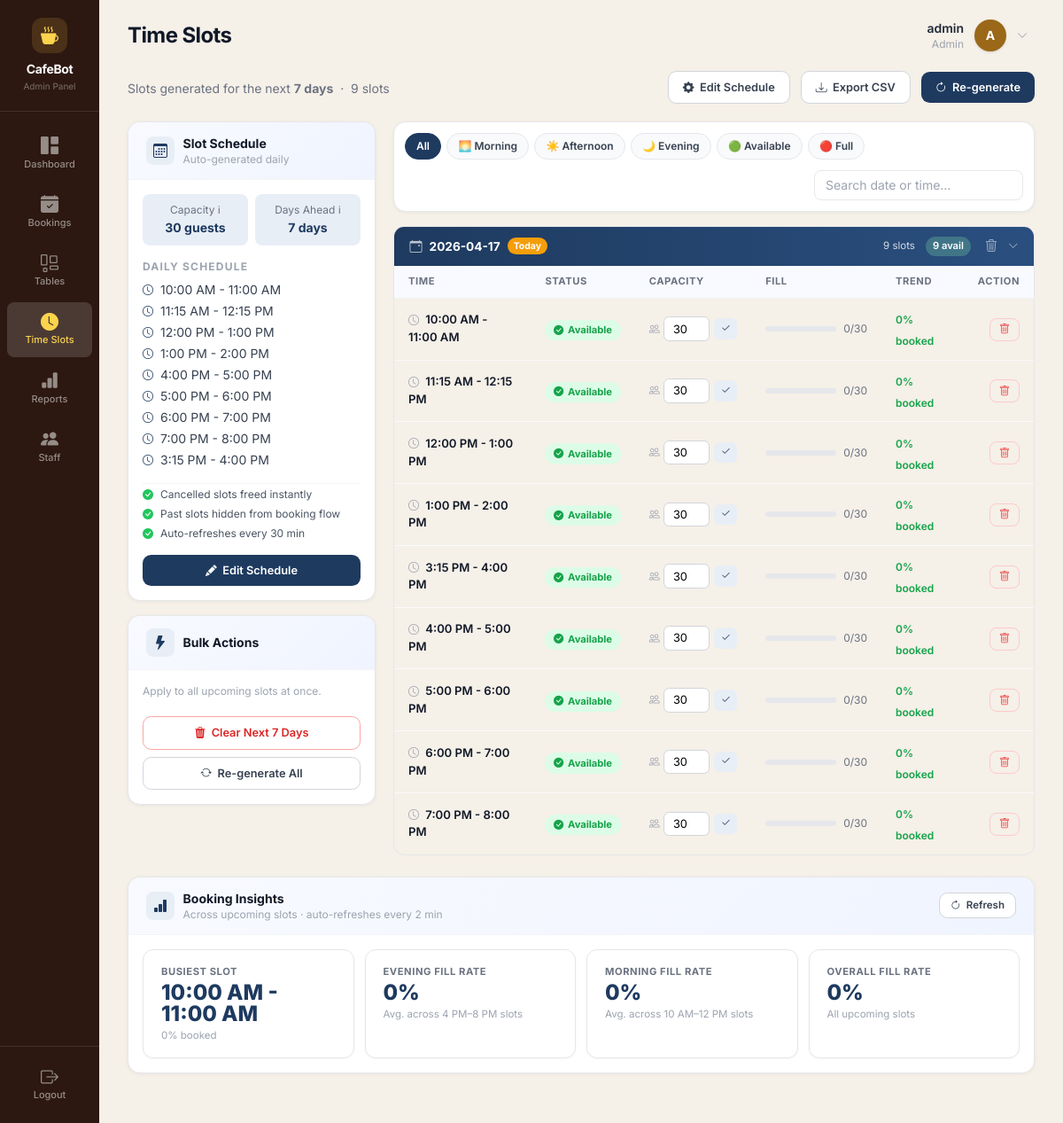
The page /admin/slots (signed in) on the database its author committed.
### tables this page shows
CREATE TABLE time_slots (
            id INTEGER PRIMARY KEY AUTOINCREMENT,
            date TEXT NOT NULL,
            slot_time TEXT NOT NULL,
            total_capacity INTEGER NOT NULL,
            available_seats INTEGER NOT NULL
        , max_guests INTEGER DEFAULT 30);

### admin.py (the view, shortened to what this page needs)
@admin_bp.route('/slots', methods=['GET', 'POST'])
@admin_required
def manage_slots():
    slots = db.get_slots_with_bookings()
    cfg = db.load_slot_config()
    from utils import get_cafe_date
    today_str = str(get_cafe_date())
    return render_template(
        'slots.html',
        slots=slots,
        schedule=cfg['schedule'],
        capacity=cfg['capacity'],
        days_ahead=cfg['days_ahead'],
        today_str=today_str,
    )

### templates/slots.html (shortened to what this page needs)
{% extends "base.html" %}
{% block content %}
{% set now_str = today_str %}
<div class="flex items-center justify-between mb-5 flex-wrap gap-3">
  <div>
    <p class="text-sm text-gray-500 mt-0.5">
      Slots generated for the next <strong>{{ days_ahead }} days</strong>
      &nbsp;·&nbsp; {{ slots|length }} slot{{ 's' if slots|length != 1 }}
    </p>
  </div>
  <div class="slot-action-bar">
    <button class="btn-outline" onclick="openScheduleModal()">
      <i class="bi bi-gear-fill"></i> Edit Schedule
    </button>
    <a href="{{ url_for('admin.export_slots_csv') }}" class="btn-outline">
      <i class="bi bi-download"></i> Export CSV
    </a>
    <form method="POST" action="{{ url_for('admin.regenerate_slots') }}" class="m-0">
      <button type="submit" class="btn-navy">
        <i class="bi bi-arrow-clockwise"></i> Re-generate
      </button>
    </form>
  </div>
</div>
<div class="flex gap-5 two-col mb-6" style="align-items:flex-start;">
  <div style="width:280px;flex-shrink:0;">
    <div class="panel-card">
      <div class="card-header">
        <div class="card-header-icon"><i class="bi bi-calendar3"></i></div>
        <div>
          <div class="font-bold text-sm text-gray-900">Slot Schedule</div>
          <div class="text-xs text-gray-400">Auto-generated daily</div>
        </div>
      </div>
      <div class="p-4 space-y-4">
        <div class="grid grid-cols-2 gap-2">
          <div class="rounded-lg p-2.5 text-center" style="background:var(--navy-muted);">
            <div class="text-xs text-gray-500 mb-0.5">
              <span data-tooltip="Max guests per time slot">Capacity ℹ</span>
            </div>
            <div class="font-bold text-sm" style="color:var(--navy);">{{ capacity }} guests</div>
          </div>
          <div class="rounded-lg p-2.5 text-center" style="background:var(--navy-muted);">
            <div class="text-xs text-gray-500 mb-0.5">
              <span data-tooltip="How many days ahead slots are generated">Days Ahead ℹ</span>
            </div>
            <div class="font-bold text-sm" style="color:var(--navy);">{{ days_ahead }} days</div>
          </div>
        </div>
        <div>
          <p class="text-xs font-bold text-gray-400 uppercase tracking-widest mb-2">Daily Schedule</p>
          <ul class="space-y-1">
            {% for s in schedule %}
            <li class="flex items-center gap-2 text-sm text-gray-700">
              <i class="bi bi-clock text-xs" style="color:var(--navy);"></i> {{ s }}
            </li>
            {% endfor %}
          </ul>
        </div>
        <div class="space-y-1.5 pt-1 border-t border-gray-100">
          <div class="flex items-center gap-2 text-xs text-gray-600">
            <i class="bi bi-check-circle-fill text-green-500"></i>
            Cancelled slots freed instantly
          </div>
          <div class="flex items-center gap-2 text-xs text-gray-600">
            <i class="bi bi-check-circle-fill text-green-500"></i>
            Past slots hidden from booking flow
          </div>
          <div class="flex items-center gap-2 text-xs text-gray-600">
            <i class="bi bi-check-circle-fill text-green-500"></i>
            Auto-refreshes every 30 min
          </div>
        </div>
        <button class="btn-navy w-full justify-center" onclick="openScheduleModal()">
          <i class="bi bi-pencil-fill"></i> Edit Schedule
        </button>
      </div>
    </div>
    <div class="panel-card mt-4">
      <div class="card-header">
        <div class="card-header-icon"><i class="bi bi-lightning-fill"></i></div>
        <div class="font-bold text-sm text-gray-900">Bulk Actions</div>
      </div>
      <div class="p-4 space-y-2">
        <p class="text-xs text-gray-400 mb-3">Apply to all upcoming slots at once.</p>
        <button class="btn-danger-outline w-full justify-center"
                onclick="confirmAction('clear_week','Delete ALL upcoming slots? This cannot be undone.')">
          <i class="bi bi-trash3-fill"></i> Clear Next {{ days_ahead }} Days
        </button>
        <form method="POST" action="{{ url_for('admin.regenerate_slots') }}" class="m-0">
          <button type="submit" class="btn-outline w-full justify-center">
            <i class="bi bi-arrow-repeat"></i> Re-generate All
          </button>
        </form>
      </div>
    </div>
  </div>
  <div class="flex-1 min-w-0">
    <div class="panel-card mb-4">
      <div class="p-3 flex items-center gap-3 flex-wrap">
        <div class="filter-chips" id="filterChips">
          <button class="chip active" data-filter="all">All</button>
          <button class="chip" data-filter="morning">🌅 Morning</button>
          <button class="chip" data-filter="afternoon">☀️ Afternoon</button>
          <button class="chip" data-filter="evening">🌙 Evening</button>
          <button class="chip" data-filter="available">🟢 Available</button>
          <button class="chip" data-filter="full">🔴 Full</button>
        </div>
        <div class="ml-auto">
          <input type="text" id="slotSearch" placeholder="Search date or time…"
                 class="text-sm border border-gray-200 rounded-lg px-3 py-1.5 focus:outline-none focus:border-blue-400"
                 oninput="applyFilter()">
        </div>
      </div>
    </div>
    {% if slots %}
      {% set ns = namespace(prev_date=None, date_slots=[]) %}
      {% set grouped = {} %}
      {% for slot in slots %}
        {% if slot.date not in grouped %}
          {% set _ = grouped.update({slot.date: []}) %}
        {% endif %}
        {% set _ = grouped[slot.date].append(slot) %}
      {% endfor %}
      <div id="slotGroups" class="space-y-3">
      {% for day_date, day_slots in grouped.items() %}
        {% set total = day_slots|length %}
        {% set full_count = day_slots | selectattr('fill_pct', '>=', 100) | list | length %}
        {% set avail_count = total - full_count %}
        {% set is_past = day_date < now_str %}
        <div class="day-group slot-day-group"
             data-date="{{ day_date }}"
             data-past="{{ 'true' if is_past else 'false' }}">
          <div class="day-header" onclick="toggleDay(this)">
            <div class="day-badge">
              <i class="bi bi-calendar-event text-white/70 text-sm"></i>
              {{ day_date }}
              {% if is_past %}
                <span class="badge badge-past" style="font-size:.65rem;">Past</span>
              {% elif day_date == now_str %}
                <span style="background:#F59E0B;color:#fff;padding:.1rem .45rem;border-radius:99px;font-size:.65rem;font-weight:700;">Today</span>
              {% endif %}
            </div>
            <div class="day-meta">
              <span>{{ total }} slot{{ 's' if total != 1 }}</span>
              <span class="day-pill" style="background:rgba(134,239,172,.25);color:#fff;">{{ avail_count }} avail</span>
              <form method="POST" action="{{ url_for('admin.manage_slots') }}"
                    class="m-0" onsubmit="return confirm('Delete all {{ total }} slots for {{ day_date }}?');">
                <button type="submit"
                        class="text-white/60 hover:text-white transition-colors text-sm ml-1"
                        title="Delete all slots for this day"
                        onclick="event.stopPropagation()">
                  <i class="bi bi-trash3"></i>
                </button>
              </form>
              <i class="bi bi-chevron-down text-white/60 transition-transform" id="chev-{{ day_date|replace('-','') }}"></i>
            </div>
          </div>
          <div class="day-body" id="body-{{ day_date|replace('-','') }}">
            <table class="slot-table">
              <thead>
                <tr>
                  <th class="text-left">Time</th>
                  <th class="text-left">Status</th>
                  <th class="text-left">
                    <span data-tooltip="Max guests allowed in this slot">Capacity</span>
                  </th>
                  <th class="text-left">Fill</th>
                  <th class="text-left">
                    <span data-tooltip="% of capacity booked for this time slot across the week">Trend</span>
                  </th>
                  <th class="text-right">Action</th>
                </tr>
              </thead>
              <tbody>
              {% for slot in day_slots %}
                {% set cap = slot.max_cap or 30 %}
                {% set booked = slot.booked_guests or 0 %}
                {% set pct = slot.fill_pct or 0 %}
                {% set is_slot_past = is_past %}
                {% set is_full = booked >= cap %}
                {% set _raw_hour = slot.slot_time.split(':')[0] | int %}
                {% set _is_pm = 'PM' in slot.slot_time.upper() %}
                {% if _is_pm and _raw_hour != 12 %}
                  {% set hour_24 = _raw_hour + 12 %}
                {% elif not _is_pm and _raw_hour == 12 %}
                  {% set hour_24 = 0 %}
                {% else %}
                  {% set hour_24 = _raw_hour %}
                {% endif %}
                {% if hour_24 < 12 %}{% set period = 'morning' %}
                {% elif hour_24 < 16 %}{% set period = 'afternoon' %}
                {% else %}{% set period = 'evening' %}{% endif %}
                {% if is_slot_past %}{% set status_class = 'past' %}
                {% elif is_full %}{% set status_class = 'full' %}
                {% else %}{% set status_class = 'available' %}{% endif %}
                <tr class="slot-row"
                    data-period="{{ period }}"
                    data-status="{{ status_class }}"
                    data-time="{{ slot.slot_time }}"
                    data-date="{{ slot.date }}">
                  <td class="font-semibold text-gray-900" style="font-size:.82rem;">
                    <i class="bi bi-clock text-gray-400 mr-1" style="font-size:.75rem;"></i>
                    {{ slot.slot_time }}
                  </td>
                  <td>
                    {% if is_slot_past %}
                      <span class="badge badge-past"><i class="bi bi-dash-circle"></i> Past</span>
                    {% elif is_full %}
                      <span class="badge badge-full"><i class="bi bi-x-circle-fill"></i> Full</span>
                    {% else %}
                      <span class="badge badge-available"><i class="bi bi-check-circle-fill"></i> Available</span>
                    {% endif %}
                  </td>
                  <td>
                    <div class="inline-cap-form" id="cap-form-{{ slot.id }}">
                      <i class="bi bi-people text-gray-400" style="font-size:.75rem;"></i>
                      <input type="number" class="inline-cap-input" value="{{ cap }}"
                             min="1" max="500" id="cap-input-{{ slot.id }}"
                             aria-label="Capacity for slot {{ slot.slot_time }}">
                      <button class="inline-cap-btn" onclick="saveCapacity({{ slot.id }})"
                              title="Save capacity">
                        <i class="bi bi-check2"></i>
                      </button>
                    </div>
                  </td>
                  <td>
                    <div class="flex items-center gap-2">
                      <div class="progress-wrap">
                      </div>
                      <span class="text-xs text-gray-500">{{ booked }}/{{ cap }}</span>
                    </div>
                  </td>
                  <td>
                    <span class="trend-badge text-xs text-gray-400"
                          data-slot-time="{{ slot.slot_time }}">—</span>
                  </td>
                  <td class="text-right">
                    <form method="POST" action="{{ url_for('admin.manage_slots') }}"
                          class="inline m-0"
                          onsubmit="return confirm('Delete this slot? Existing bookings are not affected.');">
                      <button type="submit"
                              class="text-xs px-2.5 py-1 rounded-lg border border-red-200 text-red-500
                                     hover:bg-red-50 transition-colors inline-flex items-center gap-1"
                              title="Delete this slot">
                        <i class="bi bi-trash"></i>
                      </button>
                    </form>
                  </td>
                </tr>
              {% endfor %}
              </tbody>
            </table>
          </div>
        </div>
      {% endfor %}
      </div>
    {% else %}
      <div class="panel-card text-center py-16">
        <i class="bi bi-calendar-x text-5xl text-gray-200 block mb-4"></i>
        <p class="text-gray-500 font-semibold">No time slots yet.</p>
        <p class="text-gray-400 text-sm mt-1">Click <strong>Re-generate</strong> to create them.</p>
      </div>
    {% endif %}
  </div>
</div>
<div class="panel-card mb-6">
  <div class="card-header">
    <div class="card-header-icon"><i class="bi bi-bar-chart-fill"></i></div>
    <div>
      <div class="font-bold text-sm text-gray-900">Booking Insights</div>
      <div class="text-xs text-gray-400">Across upcoming slots · auto-refreshes every 2 min</div>
    </div>
    <button onclick="fetchStats()" class="ml-auto btn-outline" style="padding:.3rem .75rem;font-size:.72rem;">
      <i class="bi bi-arrow-clockwise"></i> Refresh
    </button>
  </div>
  <div class="p-4">
    <div class="flex gap-3 flex-wrap" id="insightStrip">
      <div class="insight-card">
        <div class="insight-label">Busiest Slot</div>
        <div class="insight-value" id="ins-busiest">—</div>
        <div class="insight-sub" id="ins-busiest-sub">loading…</div>
      </div>
      <div class="insight-card">
        <div class="insight-label">Evening Fill Rate</div>
        <div class="insight-value" id="ins-evening">—</div>
        <div class="insight-sub">Avg. across 4 PM–8 PM slots</div>
      </div>
      <div class="insight-card">
        <div class="insight-label">Morning Fill Rate</div>
        <div class="insight-value" id="ins-morning">—</div>
        <div class="insight-sub">Avg. across 10 AM–12 PM slots</div>
      </div>
      <div class="insight-card">
        <div class="insight-label">Overall Fill Rate</div>
        <div class="insight-value" id="ins-overall">—</div>
        <div class="insight-sub">All upcoming slots</div>
      </div>
    </div>
  </div>
</div>
{% endblock %}

### rows shown on the page
time_slots: date "2026-04-17", shows "Today", total "9", value "s", avail_count "9", slot_time "10:00 AM - 11:00 AM", cap "30", booked "0"
time_slots: slot_time "11:15 AM - 12:15 PM", cap "30", booked "0"
time_slots: slot_time "12:00 PM - 1:00 PM", cap "30", booked "0"
time_slots: slot_time "1:00 PM - 2:00 PM", cap "30", booked "0"
time_slots: slot_time "3:15 PM - 4:00 PM", cap "30", booked "0"
time_slots: slot_time "4:00 PM - 5:00 PM", cap "30", booked "0"
time_slots: slot_time "5:00 PM - 6:00 PM", cap "30", booked "0"
time_slots: slot_time "6:00 PM - 7:00 PM", cap "30", booked "0"
time_slots: slot_time "7:00 PM - 8:00 PM", cap "30", booked "0"

### other values the page prints
{{ session.get('username', 'User') }} "admin"
{{ session.get('user_role', '') }} "Admin"
{{ (session.get('username', 'U')[0])|upper }} "A"
{{ days_ahead }} "7"
{{ slots|length }} "9"
{{ 's' if slots|length != 1 }} "s"
{{ capacity }} "30"
{{ s }} "10:00 AM - 11:00 AM" "11:15 AM - 12:15 PM" "12:00 PM - 1:00 PM" "1:00 PM - 2:00 PM" "4:00 PM - 5:00 PM" "5:00 PM - 6:00 PM" "6:00 PM - 7:00 PM" "7:00 PM - 8:00 PM" "3:15 PM - 4:00 PM"
